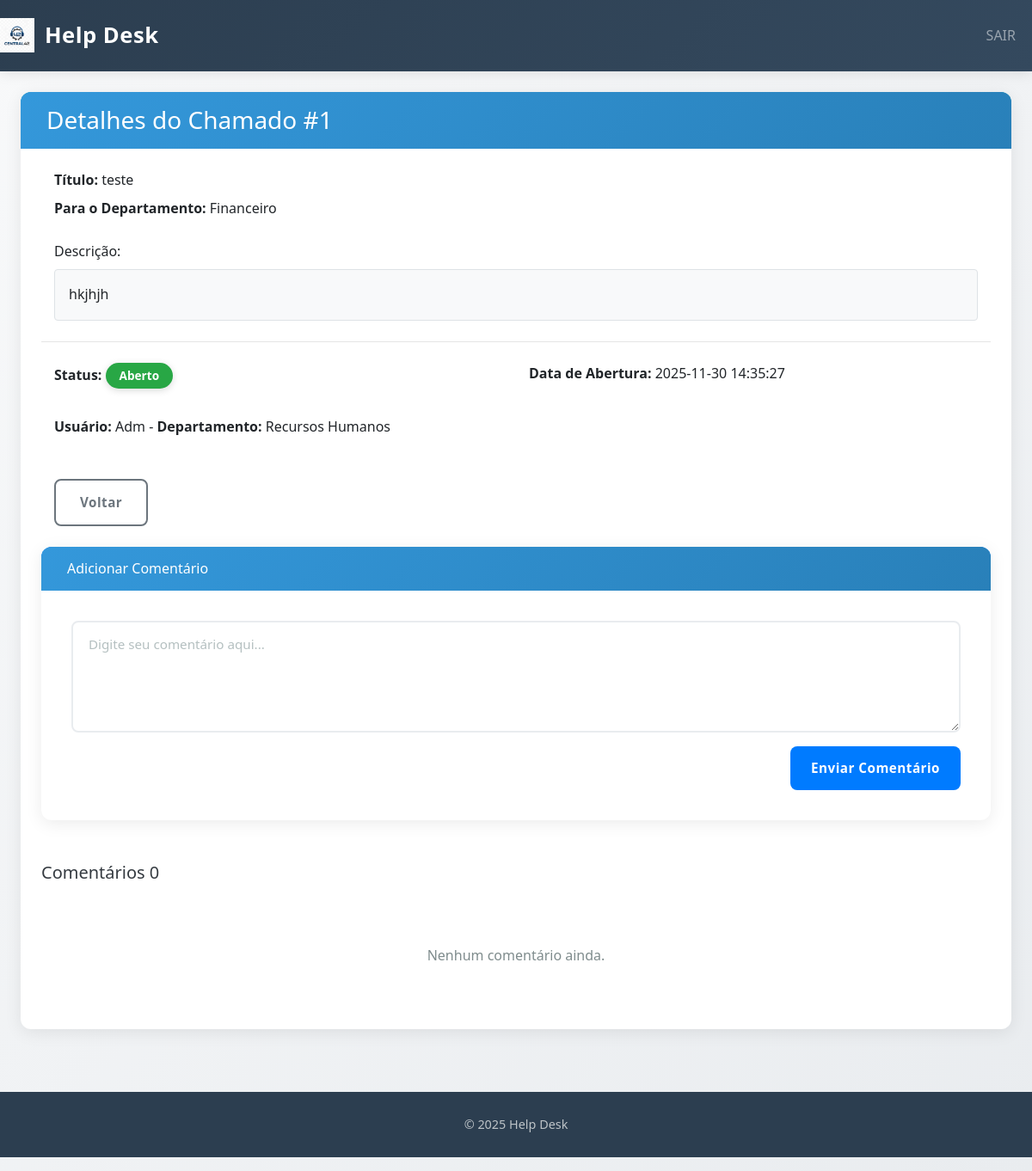
Page /ver_chamado.php?id=1 (signed in) on the committed database.
### tables this page shows
CREATE TABLE `chamados` (
  `id_chamado` int(11) NOT NULL,
  `titulo` varchar(150) NOT NULL,
  `descricao` text NOT NULL,
  `status` varchar(50) DEFAULT 'Aberto',
  `data_abertura` datetime DEFAULT current_timestamp(),
  `id_usuario` int(11) DEFAULT NULL,
  `nome_usuario_backup` varchar(100) DEFAULT NULL,
  `id_departamento` int(11) NOT NULL,
  `departamento_destino` int(11) NOT NULL,
  `data_fechamento` datetime DEFAULT NULL
);

CREATE TABLE `departamentos` (
  `id_departamento` int(11) NOT NULL,
  `nome` varchar(100) NOT NULL
);

CREATE TABLE `usuarios` (
  `id_usuario` int(11) NOT NULL,
  `nome` varchar(100) NOT NULL,
  `email` varchar(100) NOT NULL,
  `senha` varchar(255) NOT NULL,
  `id_tipo_usuario` int(11) NOT NULL,
  `id_departamento` int(11) DEFAULT NULL
);

### classes/Chamado.php (called while the page is built, shortened)
<?php
class Chamado
{
    public function visualizarChamado($con, $id_chamado)
    {
        try {
            $stmt = $con->prepare("SELECT
                    c.*,
                    u.nome AS nome_usuario,
                    u.email,
                    d.nome AS nome_departamento
                FROM chamados c
                INNER JOIN usuarios u ON u.id_usuario = c.id_usuario
                INNER JOIN departamentos d ON d.id_departamento = c.departamento_destino
                WHERE c.id_chamado = :id");
            $stmt->bindParam(":id", $id_chamado);
            $stmt->execute();
            return $stmt->fetch(PDO::FETCH_ASSOC);
        } catch (PDOException $erroAoMostrarChamados) {
            echo "Erro ao mostrar os chamados: " . $erroAoMostrarChamados->getMessage();
            return false;
        }
    }
}

### ver_chamado.php (the view, shortened to what this page needs)
<?php
include "cabecalho_logado.php";
include "conn.php";
include "classes/Chamado.php";
$id_chamado = $_GET['id'];
$chamados = new Chamado();
$chamado = $chamados->visualizarChamado($con, $id_chamado);
?>
<main class="container-fluid px-4 py-4">
    <div class="card shadow-lg">
        <div class="card-header bg-info text-white py-3">
            <h3 class="mb-0 fw-bold">Detalhes do Chamado #<?php echo $id_chamado; ?></h3>
        </div>
        <div class="card-body p-4">
            <div class="row mb-4">
                <div class="col-12">
                    <p class="mb-2"><strong class="fs-5">Título:</strong> <span class="fs-5"><?php echo $chamado['titulo']; ?></span></p>
                    <p class="mb-0"><strong class="fs-5">Para o Departamento:</strong> <span class="fs-5"><?php echo $chamado['nome_departamento']; ?></span></p>
                </div>
            </div>
            <div class="row mb-4">
                <div class="col-12">
                    <p class="fw-semibold fs-5 mb-2">Descrição:</p>
                    <div class="border rounded p-3 bg-light">
                        <?php echo ($chamado['descricao']); ?>
                    </div>
                </div>
            </div>
            <hr class="my-4">
            <div class="row mb-4">
                <div class="col-md-6 mb-3 mb-md-0">
                    <p class="mb-2"><strong>Status:</strong>
                        <?php if ($chamado['status'] == 'Aberto') { ?>
                            <span class="badge bg-success fs-6"><?php echo $chamado['status']; ?></span>
                        <?php } else { ?>
                            <span class="badge bg-danger fs-6"><?php echo $chamado['status']; ?></span>
                        <?php } ?>
                    </p>
                </div>
                <div class="col-md-6 text-md-end">
                    <p class="mb-2"><strong>Data de Abertura:</strong> <?php echo $chamado['data_abertura']; ?></p>
                </div>
            </div>
            <div class="row">
                <div class="col-12">
                    <p class="mb-0"><strong>Usuário:</strong> <?php echo $chamado['nome_usuario']; ?> - <strong>Departamento:</strong>
                        <?php echo $_SESSION['depName']; ?>
                    </p>
                </div>
            </div>
            <div class="row mt-4">
                <div class="col-12">
                    <?php include "avaliar_chamado.php"; ?>
                </div>
                   <?php include "exibir_comentarios.php"; ?>
            </div>
        </div>
</main>
<?php include "rodape.php"; ?>

### style.css (style rules this page uses)
body { background: linear-gradient(135deg, #f8f9fa 0%, #e9ecef 100%); min-height: 100vh; font-family: 'Segoe UI', Tahoma, Geneva, Verdana, sans-serif; line-height: 1.6; }
.container-fluid { min-height: calc(100vh - 120px); padding: 0; }
.row { width: 100%; justify-content: center; margin: 0; }
.card { border: none; border-radius: 12px; box-shadow: 0 4px 20px rgba(0, 0, 0, 0.08); transition: all 0.3s ease; background: white; margin-bottom: 25px; overflow: hidden; }
.card-header { background: linear-gradient(135deg, #3498db, #2980b9); color: white; border-radius: 0 !important; padding: 25px 30px; border-bottom: none; font-weight: 600; font-size: 1.3rem; }
.card-body { padding: 35px; }
.badge { padding: 8px 16px; font-size: 0.85rem; font-weight: 700; border-radius: 20px; color: white; display: inline-flex; align-items: center; box-shadow: 0 2px 8px rgba(0, 0, 0, 0.15); }

### rows in the picture
chamados: titulo "teste", departamento_destino.nome "Financeiro", descricao "hkjhjh", status "Aberto", data_abertura "2025-11-30 14:35:27", id_usuario.nome "Adm"

### other values in the picture
$id_chamado "1"
$_SESSION['depName'] "Recursos Humanos"
count($comentarios) "0"
